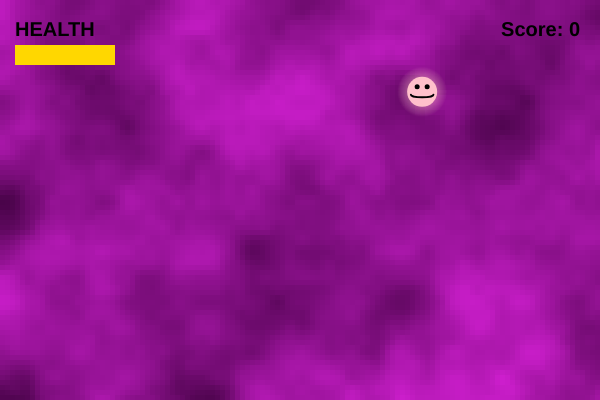
Frame 1 (no input)
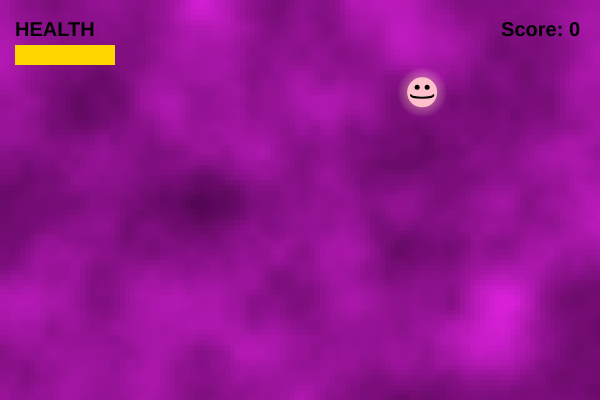
Frame 60 (no input)
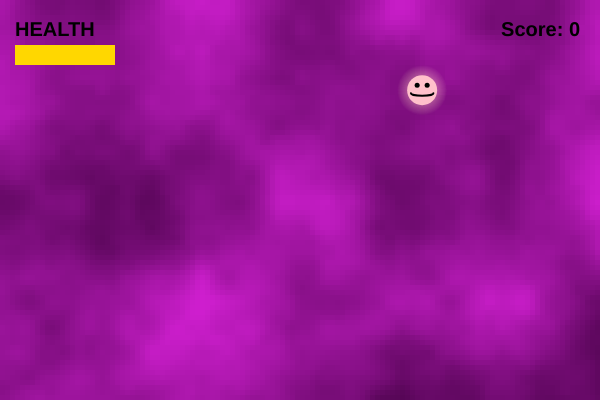
Frame 120 (the mouse pressed at the canvas centre since frame 60)

The p5.js sketch that drew these frames (run headless with seeded random() and noise() and a simulated clock; from frame 60 on, the mouse is pressed at the canvas centre):

// p5.js sketch
// ── sketch.js
let r = 15, points = 0, timer = 5;
let ball, player, prevBall = null;
let trail = [], particles = [];
let nx = 0, ny = 0, nz = 0, t = 0.05, scl = 5;
let floatOffset = 0, faceType = 0;

function setup() {
  createCanvas(600, 400);
  ball = createVector(random(r, width - r), random(r, height - r));
  noStroke();
  textSize(20);
}

function draw() {
  drawBackground();

  // --- UI ---
  fill(0); textAlign(RIGHT, TOP); textStyle(BOLD);
  text("Score: " + points, width - 20, 20);

  textAlign(LEFT, TOP);
  text("HEALTH", 15, 20);

  let healthW = map(timer, 0, 10, 0, 200);
  fill(getHealthColor(timer));
  rect(15, 45, healthW, 20);

  textStyle(NORMAL);

  // --- Motion + Drawing ---
  player = createVector(mouseX, mouseY);
  drawMotionBlur();
  drawTrail();

  floatOffset += 0.05;
  let floatY = sin(floatOffset) * 5;

  drawGlow(ball.x, ball.y + floatY, r);
  fill("pink");
  ellipse(ball.x, ball.y + floatY, r * 2);
  drawFace(faceType, ball.x, ball.y + floatY, r);

  trail.push(createVector(ball.x, ball.y + floatY));
  if (trail.length > 20) trail.shift();

  particles.forEach(p => { p.update(); p.show(); });
  particles = particles.filter(p => !p.isDead());

  if (timer > 0 && points > 0) timer -= 2 / 60;

  if (timer < 0) {
    noLoop();
    textAlign(CENTER); textSize(50); fill(0);
    text("DEFEATED", width / 2, height / 2);
  }
}

function mousePressed() {
  let floatY = sin(floatOffset) * 5;
  if (dist(mouseX, mouseY, ball.x, ball.y + floatY) < r) {
    prevBall = ball.copy();
    for (let i = 0; i < 20; i++) particles.push(new Particle(ball.x, ball.y + floatY));

    r = random(10, 40);
    ball = createVector(random(r, width - r), random(r, height - r));
    points++; if (points > 1) timer += 0.2;
    trail = [];
    faceType = floor(random(5));
  }
}

function drawBackground() {
  background(220);
  for (let j = 0; j < height; j += scl) {
    for (let i = 0; i < width; i += scl) {
      let ns = noise(nx, ny, nz);
      fill(ns * 200 + 55, ns * 40, ns * 200 + 55);
      rect(i, j, scl, scl);
      nx += t;
    }
    ny += t; nx = 0;
  }
  ny = 0; nx = 0; nz += t / 5;
}

function drawMotionBlur() {
  if (!prevBall) return;
  for (let i = 0; i <= 1; i += 0.05) {
    let x = lerp(prevBall.x, ball.x, i);
    let y = lerp(prevBall.y, ball.y, i);
    fill(255, 192, 203, 80); ellipse(x, y, 8);
  }
}

function drawTrail() {
  for (let p of trail) {
    fill(255, 192, 203, 150);
    ellipse(p.x, p.y, 6);
  }
}

function drawGlow(x, y, r) {
  for (let i = 20; i > 0; i--) {
    fill(255, 192, 203, 5);
    ellipse(x, y, r * 2 + i);
  }
}

function getHealthColor(t) {
  return t > 6.5 ? color(0, 200, 0) :
         t > 3.5 ? color(255, 215, 0) :
                   color(255, 0, 0);
}

class Particle {
  constructor(x, y) {
    this.pos = createVector(x, y);
    this.vel = p5.Vector.random2D().mult(random(1, 3));
    this.acc = createVector(0, 0.1);
    this.lifetime = 255;
    let ns = noise(x * 0.005, y * 0.005, nz);
    this.r = ns * 200 + 55;
    this.g = ns * 40;
    this.b = ns * 200 + 55;
  }

  update() {
    this.vel.add(this.acc);
    this.pos.add(this.vel);
    this.lifetime -= 4;
  }

  show() {
    fill(this.r, this.g, this.b, this.lifetime);
    ellipse(this.pos.x, this.pos.y, 6);
  }

  isDead() {
    return this.lifetime < 0;
  }
}

function drawFace(type, x, y, r) {
  push(); translate(x, y);
  fill(0);
  let eyeX = r / 3, eyeY = -r / 3;
  ellipse(-eyeX, eyeY, 5); ellipse(eyeX, eyeY, 5);
  stroke(0); strokeWeight(2); noFill();

  switch (type) {
    case 0: arc(0, r / 5, r * 1.5, r / 3, 0, PI); break; // happy
    case 1: line(-r / 4, r / 5, r / 4, r / 5); break;    // neutral
    case 2: ellipse(0, r / 5, r / 4, r / 4); break;      // surprised
    case 3: // angry
      line(-eyeX - 3, eyeY - 5, -eyeX + 3, eyeY - 1);
      line(eyeX - 3, eyeY - 1, eyeX + 3, eyeY - 5);
      line(-r / 4, r / 5, r / 4, r / 5);
      break;
    case 4: // cool
      fill(0);
      rect(-eyeX, eyeY, 10, 6); rect(eyeX, eyeY, 10, 6);
      line(-eyeX + 5, eyeY + 3, eyeX - 5, eyeY + 3);
      arc(0, r / 5, r * 1.5, r / 3, 0, PI);
      break;
  }
  pop();
}
